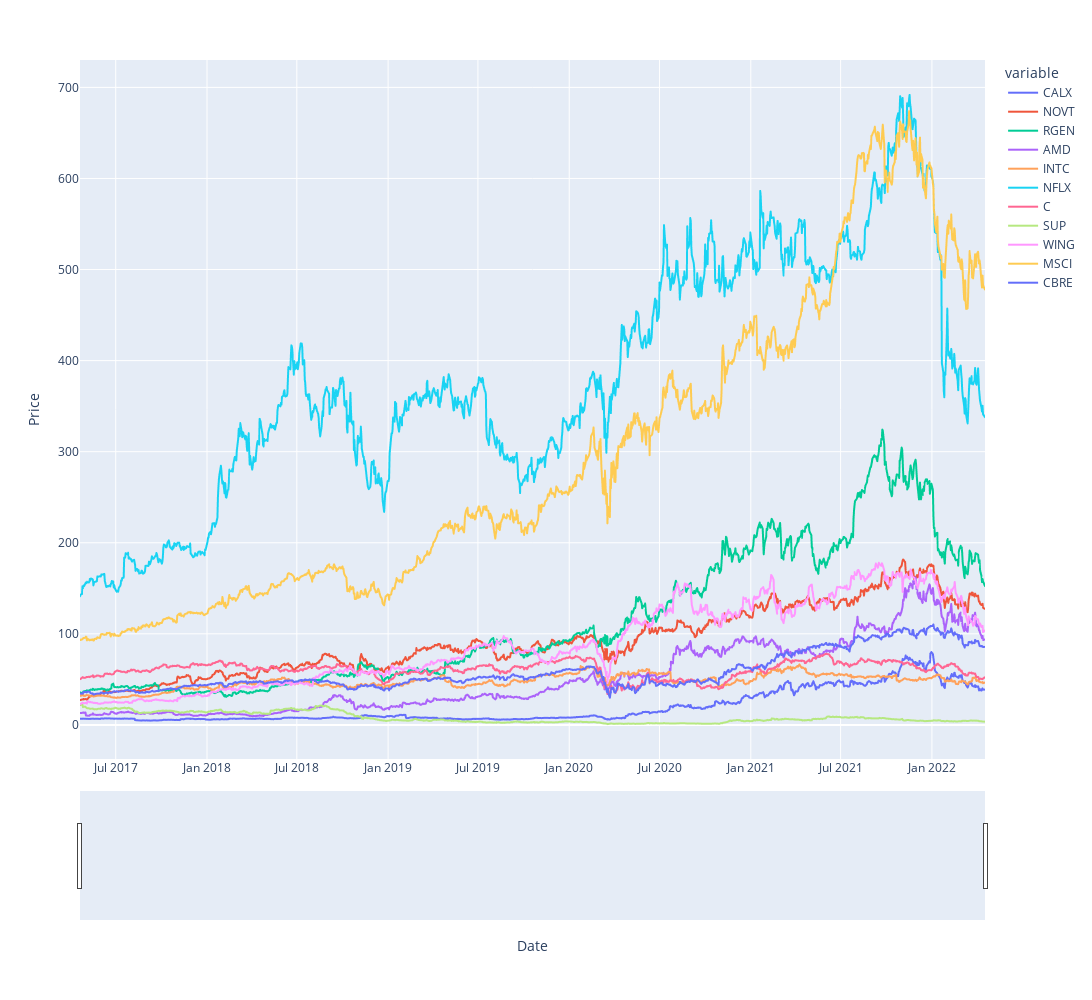

Notebook cell for this chart:
### Markdown cell above
# Plot Price of Investments over Total Dataset

### Code cell
fig = px.line(mult_df, x = mult_df.index, y = mult_df.columns)
fig.update_xaxes(title="Date", rangeslider_visible=True)
fig.update_yaxes(title="Price")
fig.update_layout(height = 1000, width = 1400, showlegend = True)
fig.show()

### Figure 1 — Plotly figure (JSON) as saved in the notebook; plotly's stock layout.template omitted (floating-point values rounded to 4 significant figures; data arrays with more than 128 entries replaced by an {"elided": "..."} marker saying what was removed)
{"data": [{"hovertemplate": "variable=CALX<br>Date=%{x}<br>value=%{y}<extra></extra>", "legendgroup": "CALX", "line": {"color": "#636efa", "dash": "solid"}, "marker": {"symbol": "circle"}, "mode": "lines", "name": "CALX", "showlegend": true, "type": "scattergl", "x": {"elided": "1258 str values"}, "xaxis": "x", "y": {"elided": "1258 float values"}, "yaxis": "y"}, {"hovertemplate": "variable=NOVT<br>Date=%{x}<br>value=%{y}<extra></extra>", "legendgroup": "NOVT", "line": {"color": "#EF553B", "dash": "solid"}, "marker": {"symbol": "circle"}, "mode": "lines", "name": "NOVT", "showlegend": true, "type": "scattergl", "x": {"elided": "1258 str values"}, "xaxis": "x", "y": {"elided": "1258 float values"}, "yaxis": "y"}, {"hovertemplate": "variable=RGEN<br>Date=%{x}<br>value=%{y}<extra></extra>", "legendgroup": "RGEN", "line": {"color": "#00cc96", "dash": "solid"}, "marker": {"symbol": "circle"}, "mode": "lines", "name": "RGEN", "showlegend": true, "type": "scattergl", "x": {"elided": "1258 str values"}, "xaxis": "x", "y": {"elided": "1258 float values"}, "yaxis": "y"}, {"hovertemplate": "variable=AMD<br>Date=%{x}<br>value=%{y}<extra></extra>", "legendgroup": "AMD", "line": {"color": "#ab63fa", "dash": "solid"}, "marker": {"symbol": "circle"}, "mode": "lines", "name": "AMD", "showlegend": true, "type": "scattergl", "x": {"elided": "1258 str values"}, "xaxis": "x", "y": {"elided": "1258 float values"}, "yaxis": "y"}, {"hovertemplate": "variable=INTC<br>Date=%{x}<br>value=%{y}<extra></extra>", "legendgroup": "INTC", "line": {"color": "#FFA15A", "dash": "solid"}, "marker": {"symbol": "circle"}, "mode": "lines", "name": "INTC", "showlegend": true, "type": "scattergl", "x": {"elided": "1258 str values"}, "xaxis": "x", "y": {"elided": "1258 float values"}, "yaxis": "y"}, {"hovertemplate": "variable=NFLX<br>Date=%{x}<br>value=%{y}<extra></extra>", "legendgroup": "NFLX", "line": {"color": "#19d3f3", "dash": "solid"}, "marker": {"symbol": "circle"}, "mode": "lines", "name": "NFLX", "showlegend": true, "type": "scattergl", "x": {"elided": "1258 str values"}, "xaxis": "x", "y": {"elided": "1258 float values"}, "yaxis": "y"}, {"hovertemplate": "variable=C<br>Date=%{x}<br>value=%{y}<extra></extra>", "legendgroup": "C", "line": {"color": "#FF6692", "dash": "solid"}, "marker": {"symbol": "circle"}, "mode": "lines", "name": "C", "showlegend": true, "type": "scattergl", "x": {"elided": "1258 str values"}, "xaxis": "x", "y": {"elided": "1258 float values"}, "yaxis": "y"}, {"hovertemplate": "variable=SUP<br>Date=%{x}<br>value=%{y}<extra></extra>", "legendgroup": "SUP", "line": {"color": "#B6E880", "dash": "solid"}, "marker": {"symbol": "circle"}, "mode": "lines", "name": "SUP", "showlegend": true, "type": "scattergl", "x": {"elided": "1258 str values"}, "xaxis": "x", "y": {"elided": "1258 float values"}, "yaxis": "y"}, {"hovertemplate": "variable=WING<br>Date=%{x}<br>value=%{y}<extra></extra>", "legendgroup": "WING", "line": {"color": "#FF97FF", "dash": "solid"}, "marker": {"symbol": "circle"}, "mode": "lines", "name": "WING", "showlegend": true, "type": "scattergl", "x": {"elided": "1258 str values"}, "xaxis": "x", "y": {"elided": "1258 float values"}, "yaxis": "y"}, {"hovertemplate": "variable=MSCI<br>Date=%{x}<br>value=%{y}<extra></extra>", "legendgroup": "MSCI", "line": {"color": "#FECB52", "dash": "solid"}, "marker": {"symbol": "circle"}, "mode": "lines", "name": "MSCI", "showlegend": true, "type": "scattergl", "x": {"elided": "1258 str values"}, "xaxis": "x", "y": {"elided": "1258 float values"}, "yaxis": "y"}, {"hovertemplate": "variable=CBRE<br>Date=%{x}<br>value=%{y}<extra></extra>", "legendgroup": "CBRE", "line": {"color": "#636efa", "dash": "solid"}, "marker": {"symbol": "circle"}, "mode": "lines", "name": "CBRE", "showlegend": true, "type": "scattergl", "x": {"elided": "1258 str values"}, "xaxis": "x", "y": {"elided": "1258 float values"}, "yaxis": "y"}], "layout": {"height": 1000, "legend": {"title": {"text": "variable"}, "tracegroupgap": 0}, "margin": {"t": 60}, "showlegend": true, "width": 1400, "xaxis": {"anchor": "y", "domain": [0, 1], "rangeslider": {"visible": true}, "title": {"text": "Date"}}, "yaxis": {"anchor": "x", "domain": [0, 1], "title": {"text": "Price"}}}}
